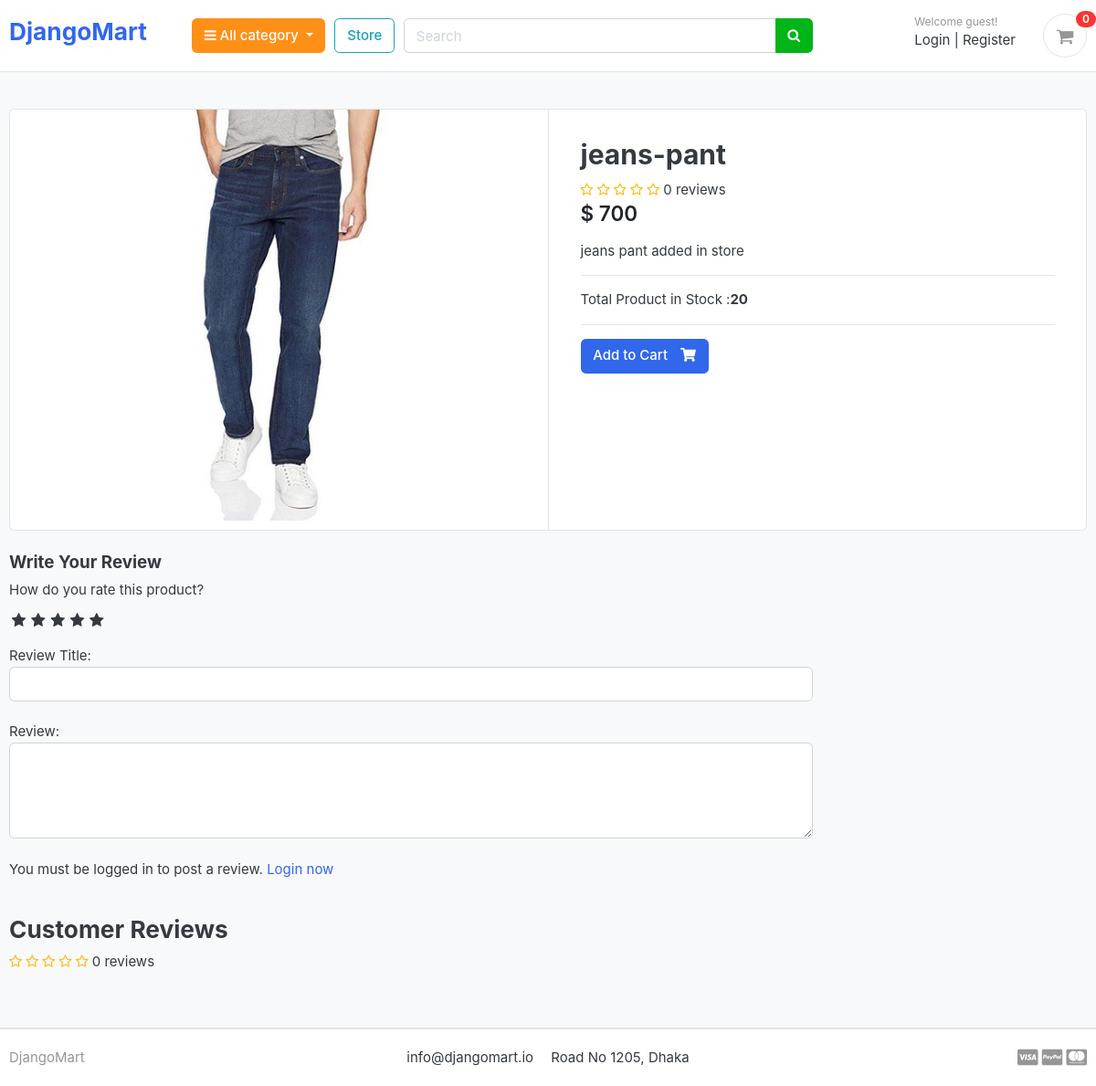
Before: /store/category/jeans/jeans-pant/ with the older database file.
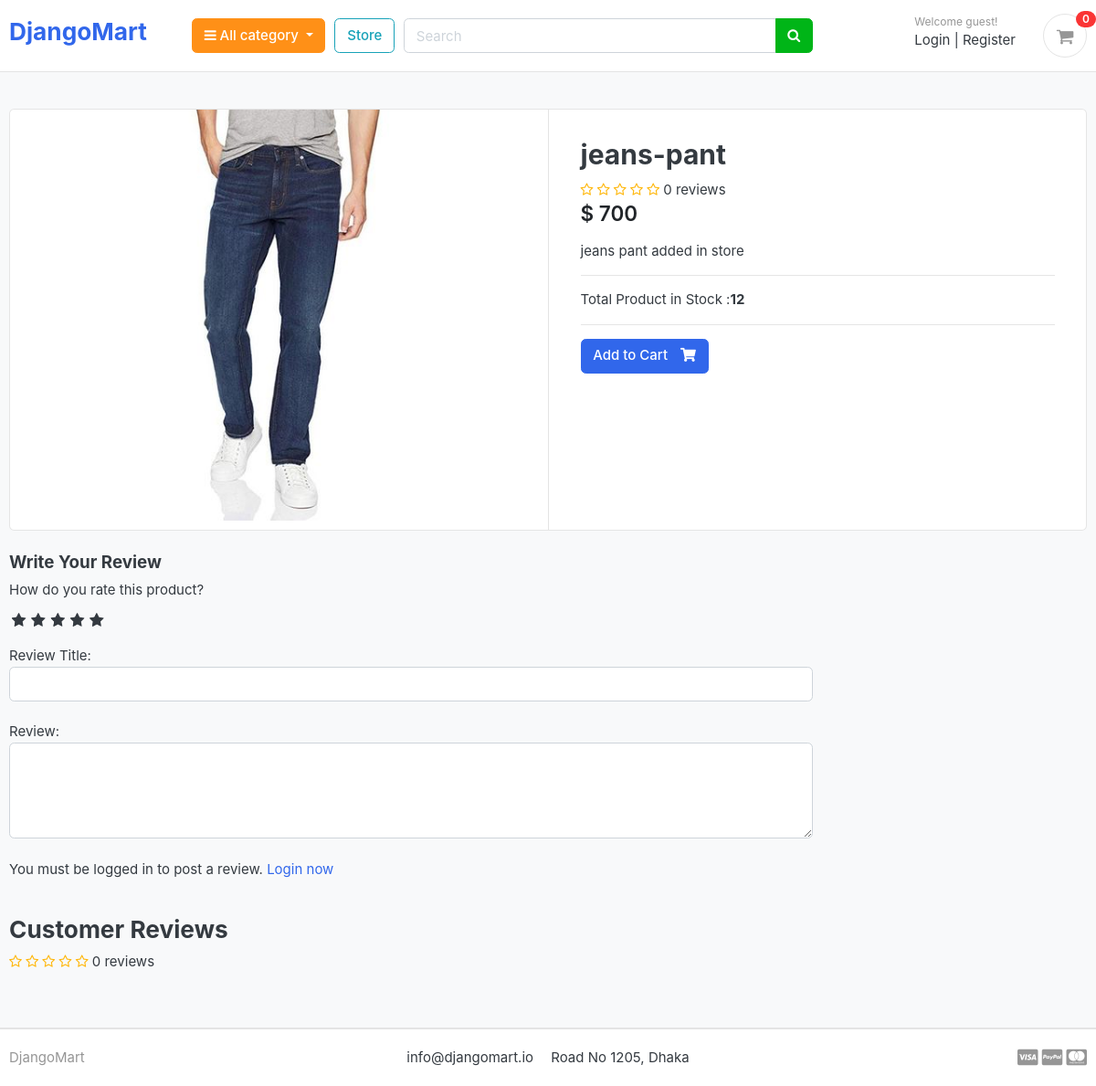
After: the same page with the newer database file.
### store/models.py (models this page shows, shortened)
class Product(models.Model):
    product_name    = models.CharField(max_length=200, unique=True)
    slug            = models.SlugField(max_length=200, unique=True)
    description     = models.TextField(max_length=500, blank=True)
    price           = models.IntegerField()
    images          = models.ImageField(upload_to='photos/products')
    stock           = models.IntegerField()
    is_available    = models.BooleanField(default=True)
    category        = models.ForeignKey(Category, on_delete=models.CASCADE)
    created_date    = models.DateTimeField(auto_now_add=True)
    modified_date   = models.DateTimeField(auto_now=True)
    def averageReview(self):
        reviews = ReviewRating.objects.filter(product=self, status=True).aggregate(average=Avg('rating'))
        avg = 0
        if reviews['average'] is not None:
            avg = float(reviews['average'])
        return avg
    def countReview(self):
        reviews = ReviewRating.objects.filter(product=self, status=True).aggregate(count=Count('id'))
        count = 0
        if reviews['count'] is not None:
            count = int(reviews['count'])
        return count

### store/views.py (the view)
# urls.py: path('category/<slug:category_slug>/<slug:product_slug>/', views.product_detail, name='product_detail'),
def product_detail(request, category_slug, product_slug):
    try:
        single_product = Product.objects.get(category__slug=category_slug, slug=product_slug)
        in_cart = CartItem.objects.filter(cart__cart_id=_cart_id(request), product=single_product).exists()
    except Exception as e:
        raise e
    if request.user.is_authenticated:
        try:
            orderproduct = OrderProduct.objects.filter(user=request.user, product_id=single_product.id).exists()
        except OrderProduct.DoesNotExist:
            orderproduct = None
    else:
        orderproduct = None
    reviews = ReviewRating.objects.filter(product_id=single_product.id, status=True)
    context = {
        'single_product': single_product,
        'in_cart'       : in_cart,
        'orderproduct': orderproduct,
        'reviews': reviews,
    }
    return render(request, 'store/product_details.html', context)

### cart/context_processors.py (called while the page is built)
def counter(request):
    cart_count = 0
    if 'admin' in request.path:
        return {}
    else:
        try:
            cart = Cart.objects.filter(cart_id=_cart_id(request))
            if request.user.is_authenticated:
                cart_items = CartItem.objects.all().filter(user=request.user)
            else:
                cart_items = CartItem.objects.all().filter(cart=cart[:1])
            for cart_item in cart_items:
                cart_count += cart_item.quantity
        except Cart.DoesNotExist:
            cart_count = 0
    return dict(cart_count=cart_count)

### cart/views.py (called while the page is built)
def _cart_id(request):
    cart = request.session.session_key
    if not cart:
        cart = request.session.create()
    return cart

### category/context_processors.py (called while the page is built)
def menu_links(request):
    links = Category.objects.all()
    return dict(links=links)

### category/models.py (called while the page is built)
    def get_url(self):
        return reverse('products_by_category', args=[self.slug])

### store/templates/store/product_details.html (shortened to what the changed rows need)
{% extends 'base.html' %} {% load static %} {% block content %}
<section class="section-content padding-y bg">
  <div class="container">
    <div class="card">
      <div class="row no-gutters">
        <aside class="col-md-6">
          <article class="gallery-wrap">
            <div class="img-big-wrap">
              <a href="#"><img src="{{ single_product.images.url }}" /></a>
            </div>
          </article>
        </aside>
        <main class="col-md-6 border-left">
          <form action="{% url 'add_cart' single_product.id %}" method="POST">
            <article class="content-body">
              <h2 class="title">{{ single_product.product_name }}</h2>
              <div class="rating-star">
                <span>
                  <i
                    class="fa fa-star{% if single_product.averageReview < 0.5 %}-o{% elif single_product.averageReview >= 0.5 and single_product.averageReview < 1 %}-half-o {% endif %}"
                    aria-hidden="true"
                  ></i>
                  <i
                    class="fa fa-star{% if single_product.averageReview < 1.5 %}-o{% elif single_product.averageReview >= 1.5 and single_product.averageReview < 2 %}-half-o {% endif %}"
                    aria-hidden="true"
                  ></i>
                  <i
                    class="fa fa-star{% if single_product.averageReview < 2.5 %}-o{% elif single_product.averageReview >= 2.5 and single_product.averageReview < 3 %}-half-o {% endif %}"
                    aria-hidden="true"
                  ></i>
                  <i
                    class="fa fa-star{% if single_product.averageReview < 3.5 %}-o{% elif single_product.averageReview >= 3.5 and single_product.averageReview < 4 %}-half-o {% endif %}"
                    aria-hidden="true"
                  ></i>
                  <i
                    class="fa fa-star{% if single_product.averageReview < 4.5 %}-o{% elif single_product.averageReview >= 4.5 and single_product.averageReview < 5 %}-half-o {% endif %}"
                    aria-hidden="true"
                  ></i>
                  <span>{{single_product.countReview}} reviews</span>
                </span>
              </div>
              <div class="mb-3">
                <var class="price h4">$ {{single_product.price}}</var>
              </div>
              <p>{{ single_product.description }}</p>
              <hr />
              <p>Total Product in Stock :<b>{{ single_product.stock }}</b></p>
              <hr />
              {% if single_product.stock <= 0 %}
              <h5 class="text-danger">Out of Stock</h5>
              {% elif in_cart %}
              <p>Item Already added to cart</p>
                <a class="btn btn-warning" href="{% url 'cart'%}">
                <span class="text">View Cart</span>
                <i class="fas fa-shopping-cart"></i>
              </a>
              {% else %}
              <button type="submit" class="btn btn-primary">
                <span class="text">Add to Cart</span>
                <i class="fas fa-shopping-cart"></i>
              </button>
              {% endif %}
            </article>
          </form>
        </main>
      </div>
    </div>
    <br />
    <div class="row">
      <div class="col-md-9">
        <br />
        <header class="section-heading">
          <div class="rating-star">
            <span>
              <i
                class="fa fa-star{% if single_product.averageReview < 0.5 %}-o{% elif single_product.averageReview >= 0.5 and single_product.averageReview < 1 %}-half-o {% endif %}"
                aria-hidden="true"
              ></i>
              <i
                class="fa fa-star{% if single_product.averageReview < 1.5 %}-o{% elif single_product.averageReview >= 1.5 and single_product.averageReview < 2 %}-half-o {% endif %}"
                aria-hidden="true"
              ></i>
              <i
                class="fa fa-star{% if single_product.averageReview < 2.5 %}-o{% elif single_product.averageReview >= 2.5 and single_product.averageReview < 3 %}-half-o {% endif %}"
                aria-hidden="true"
              ></i>
              <i
                class="fa fa-star{% if single_product.averageReview < 3.5 %}-o{% elif single_product.averageReview >= 3.5 and single_product.averageReview < 4 %}-half-o {% endif %}"
                aria-hidden="true"
              ></i>
              <i
                class="fa fa-star{% if single_product.averageReview < 4.5 %}-o{% elif single_product.averageReview >= 4.5 and single_product.averageReview < 5 %}-half-o {% endif %}"
                aria-hidden="true"
              ></i>
              <span>{{single_product.countReview}} reviews</span>
            </span>
          </div>
        </header>
      </div>
    </div>
  </div>
</section>
{% endblock %}

Changed rows visible on the page:
changed Product "jeans-pant": stock "20" → "12"
